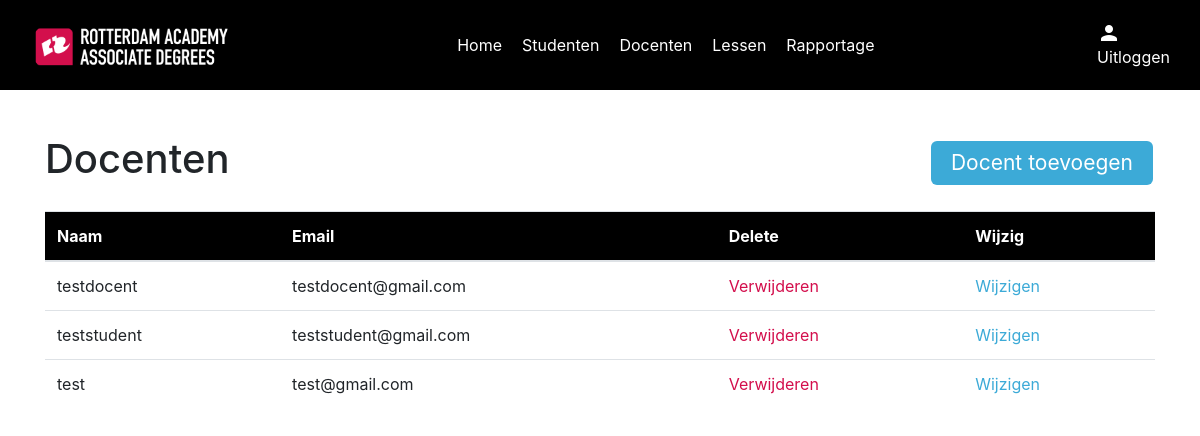
The app's page /docenten_overzicht, older data.
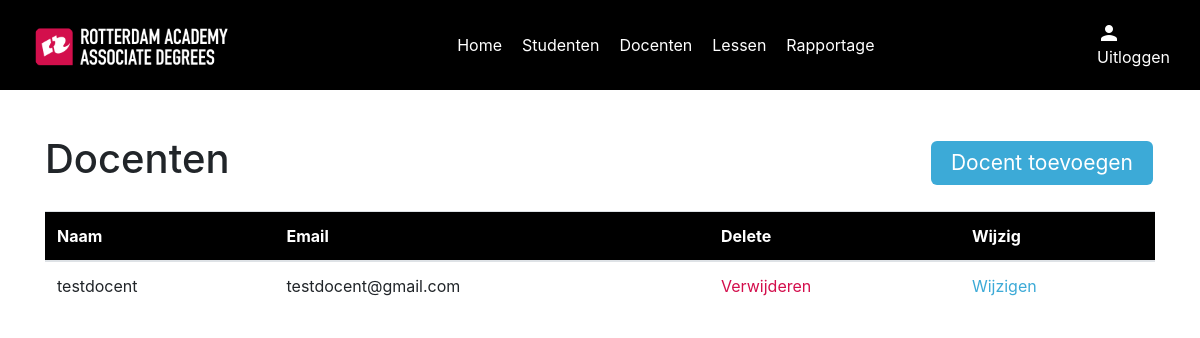
The same page, newer data.
### models/userModel.py (models this page shows)
class User(UserMixin, db.Model):
    id = db.Column(db.Integer, primary_key=True)
    name = db.Column(db.String(100), nullable=False)
    email = db.Column(db.String(100), nullable=False)
    password = db.Column(db.String(255), nullable=False)
    role = db.Column(db.Integer, nullable=False)
    studentNumber = db.Column(db.Integer, nullable=True)
    def to_dict(self):
        return {
            'id': self.id,
            'name': self.name,
            'email': self.email,
            'password': self.password,
            'role': self.role,
            'student_number': self.studentNumber
        }

### routes/teacherRoutes.py (the view)
    @app.route("/docenten_overzicht")
    def teachers_index():
        teachers = TeacherController.get_all_teachers()
        return render_template(
            "teachers/index.html", teachers=teachers
        )

### controllers/teacherController.py (called while the page is built)
    @staticmethod
    def get_all_teachers():
        teachers = User.query.all()
        teachers_dict = [teacher.to_dict() for teacher in teachers]
        return teachers_dict

### routes/teacherRoutes.py (called while the page is built)
def setup_teacher_routes(app):
    @app.route("/docenten_overzicht")
    def teachers_index():
        teachers = TeacherController.get_all_teachers()
        return render_template(
            "teachers/index.html", teachers=teachers
        )
    @app.route('/teachers/', methods=['POST'])
    def create_teacher():
        return TeacherController.create_teacher()
    @app.route('/teachers/<id>', methods=['GET'])
    def show_teacher(id):
        return TeacherController.show_teacher(id)
    @app.route('/teachers/<id>', methods=['POST'])
    def update_teacher(id):
        return TeacherController.update_teacher(id)
    @app.route('/teacher/<id>', methods=['DELETE'])
    def delete_teacher(id):
        return TeacherController.delete_teacher(id)

### templates/teachers/index.html (shortened to what this page needs)
{% include "layout.html" %}
{% block content %}
{% include "navigation.html" %}
<div class="container">
    <div class="lessons_index">
        <div class="top-content">
            <h1>Docenten</h1>
            <a href="#" class="button" id="btnCreate" data-toggle="modal" data-target="#teacherModal">Docent toevoegen</a>
        </div>
        <table class="table">
            <thead style="background-color: black; color: #fff;">
            <tr>
                <th scope="Name">Naam</th>
                <th scope="Email">Email</th>
                <th scope="Delete">Delete</th>
                <th scope="Change">Wijzig</th>
            </tr>
            </thead>
            <tbody>
            {% for teacher in teachers %}
            <tr>
                <td>{{ teacher.name }}</td>
                <td>{{ teacher.email }}</td>
                <td><a href="#" class="red" data-id="{{ teacher.id }}" id="btnDelete">Verwijderen</a></td>
                <td><a href="#" class="blue" data-id="{{ teacher.id }}" id="btnEdit" data-toggle="modal"
                       data-target="#teacherModal">Wijzigen</a></td>
            </tr>
            {% endfor %}
            </tbody>
        </table>
    </div>
</div>
{% endblock %}

Row changes from the older to the newer data that the page shows:
removed User: name "teststudent", email "teststudent@gmail.com"
removed User: name "test", email "test@gmail.com"
